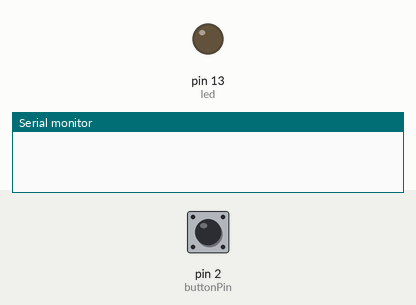
Simulated run of this sketch. Board: Arduino Uno, built with avr-gcc and run on an emulated ATmega328P. On the bench: output pins drawn as LEDs (lit = HIGH), the last lines printed to the serial monitor. The test bench sets the inputs (shaded band); at power-on: pin 2 (buttonPin) LOW.

Above: at 1.2 s.
1.3 s: pin 2 (buttonPin) pulled HIGH for 0.15 s
At 1.65 s:
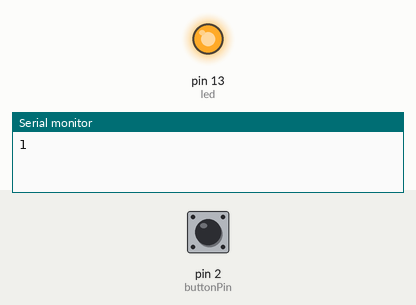
3.2 s: pin 2 (buttonPin) pulled HIGH for 3.2 s
At 6.7 s:
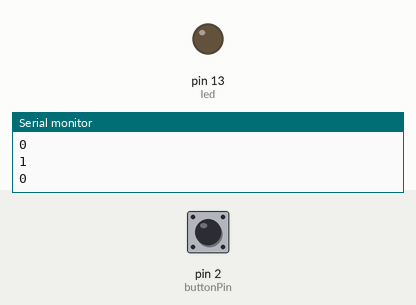
Timing chart, 0 to 8.2 s (numbered marks = the images above; inputs shaded):
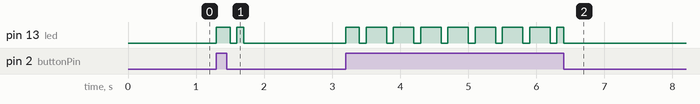

Measured:
- after the input at 1.3 s, pin 13 (led): LOW → HIGH at once, → LOW 0.20 s later, → HIGH 0.10 s later, → LOW 0.10 s later
- after the input at 3.2 s, pin 13 (led): goes HIGH 0.20 s, 7 × (LOW 0.10 s, HIGH 0.30 s), LOW 0.10 s, HIGH 0.10 s, then LOW, starting at once

The sketch:

buttonLock.ino
```cpp
int led = 13;
int timeBetween = 100;
int buttonPin = 2;

boolean locked = false;
int buttonState = 0;

void setup() {
  Serial.begin(9600);
  pinMode(led, OUTPUT);             //use led as an OUTPUT pin
  pinMode(buttonPin, INPUT);
}

void loop() {
  buttonState = digitalRead(buttonPin);

  if (buttonState == HIGH && locked == false) {
    buttonPress();
    locked = true;
    Serial.println(locked);
  } else if (buttonState == HIGH && locked == true){
    buttonPress();
    delay(100);
    buttonPress();
    locked = false;
    Serial.println(locked);
  }

}

void buttonPress(){
    digitalWrite(led, HIGH);
    delay(timeBetween);
    digitalWrite(led, LOW);
}
```
